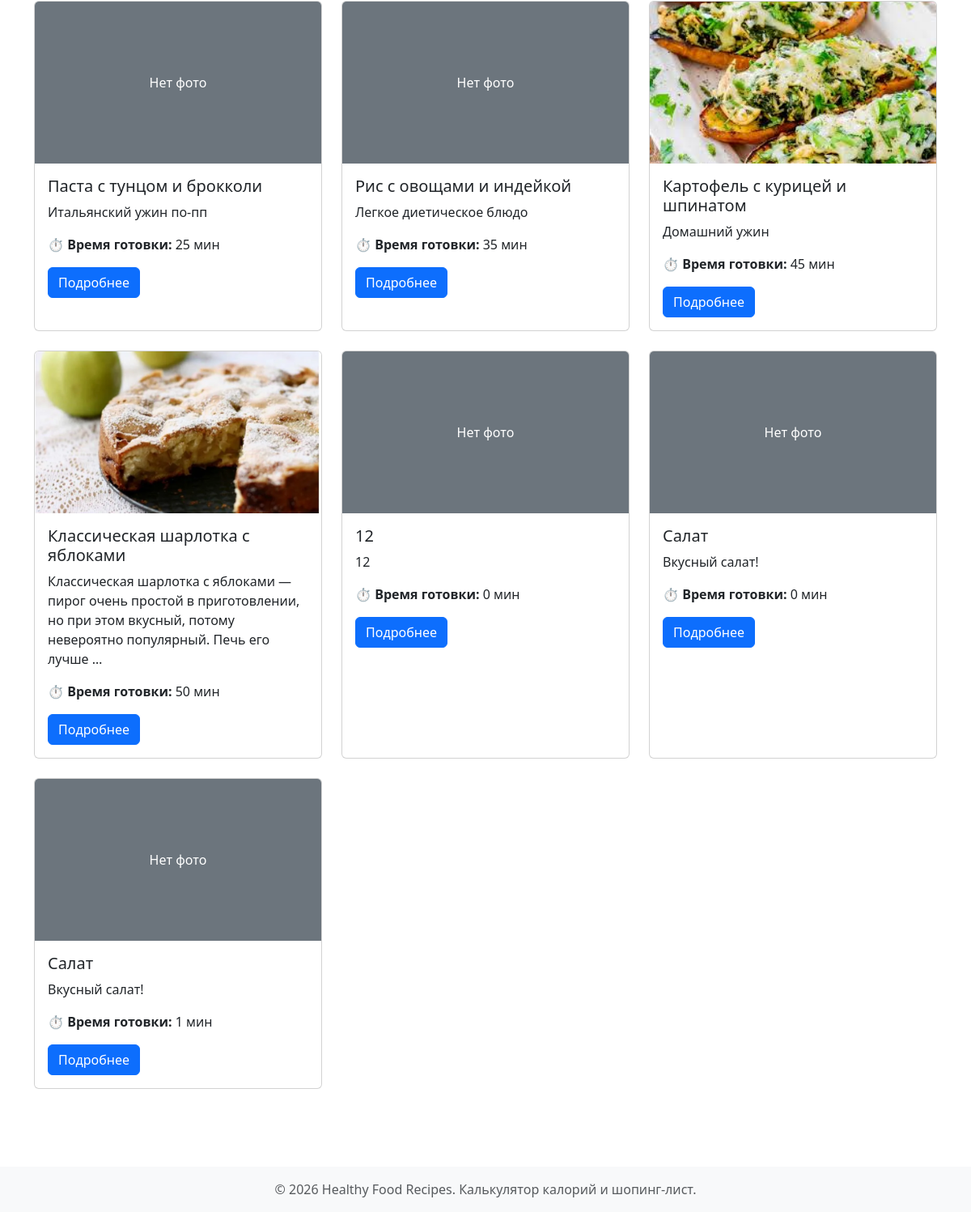
Before: / (lower part) with the older database file.
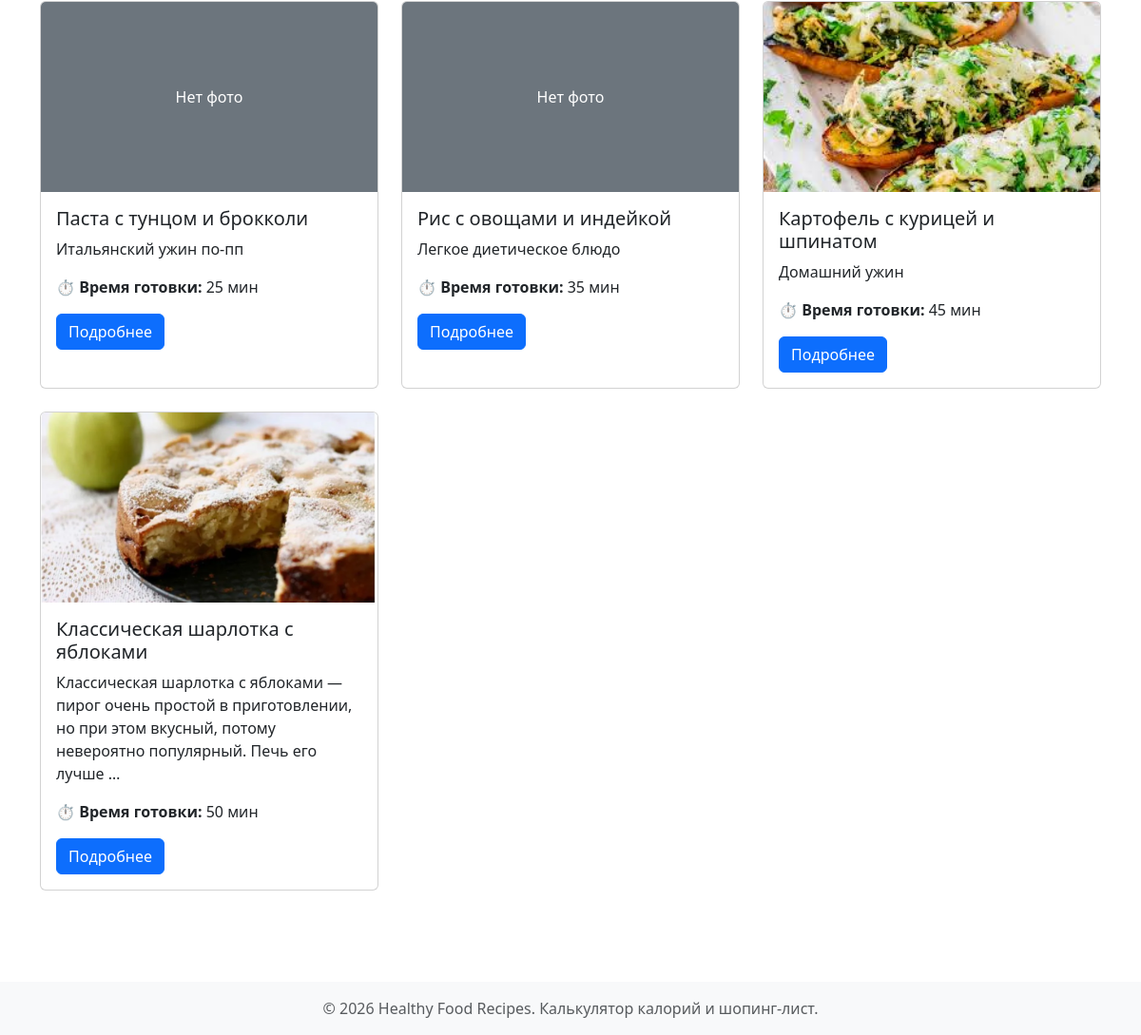
After: the same page with the newer database file.
### recipes/models.py (models this page shows)
class Recipe(models.Model):
    title = models.CharField(max_length=200)
    description = models.TextField()
    cooking_time = models.IntegerField(help_text='минуты')
    image = models.ImageField(upload_to='recipes/', blank=True, null=True)
    servings = models.IntegerField(default=1)
    author = models.ForeignKey(User, on_delete=models.CASCADE, null=True, blank=True, related_name='recipes')
    class Meta:
        verbose_name = 'Рецепт'
        verbose_name_plural = 'Рецепты'
        permissions = [
            ('can_edit_all_recipes', 'Может редактировать любые рецепты'),
            ('can_delete_all_recipes', 'Может удалять любые рецепты'),
        ]

### recipes/views.py (the view)
# urls.py: path('', views.recipe_list, name='recipe_list'),
def recipe_list(request):
    search_query = request.GET.get('search', '')
    recipes = Recipe.objects.all()
    if search_query:
        recipes = recipes.filter(
            Q(title__icontains=search_query) |
            Q(description__icontains=search_query)
        )
    return render(request, 'recipes/recipe_list.html', {
        'recipes': recipes,
        'search_query': search_query
    })

### recipes/templates/recipes/recipe_list.html (shortened to what this page needs)
{% extends 'base.html' %}
{% block content %}
<div class="row">
    {% for recipe in recipes %}
    <div class="col-md-4 mb-4">
        <div class="card h-100">
            {% if recipe.image %}
            <img src="{{ recipe.image.url }}" class="card-img-top" alt="{{ recipe.title }}" style="height: 200px; object-fit: cover;">
            {% else %}
            <div class="card-img-top bg-secondary d-flex align-items-center justify-content-center" style="height: 200px;">
                <span class="text-white">Нет фото</span>
            </div>
            {% endif %}
            <div class="card-body">
                <h5 class="card-title">{{ recipe.title }}</h5>
                <p class="card-text">{{ recipe.description|truncatewords:20 }}</p>
                <p><strong>⏱ Время готовки:</strong> {{ recipe.cooking_time }} мин</p>
                <a href="{% url 'recipe_detail' recipe.id %}" class="btn btn-primary">Подробнее</a>
            </div>
        </div>
    </div>
    {% endfor %}
</div>
{% endblock %}

Changed rows visible on the page:
removed Recipe: image "Нет фото", title "12", description "12", cooking_time "0"
removed Recipe: image "Нет фото", title "Салат", description "Вкусный салат!", cooking_time "0"
removed Recipe: image "Нет фото", title "Салат", description "Вкусный салат!", cooking_time "1"
